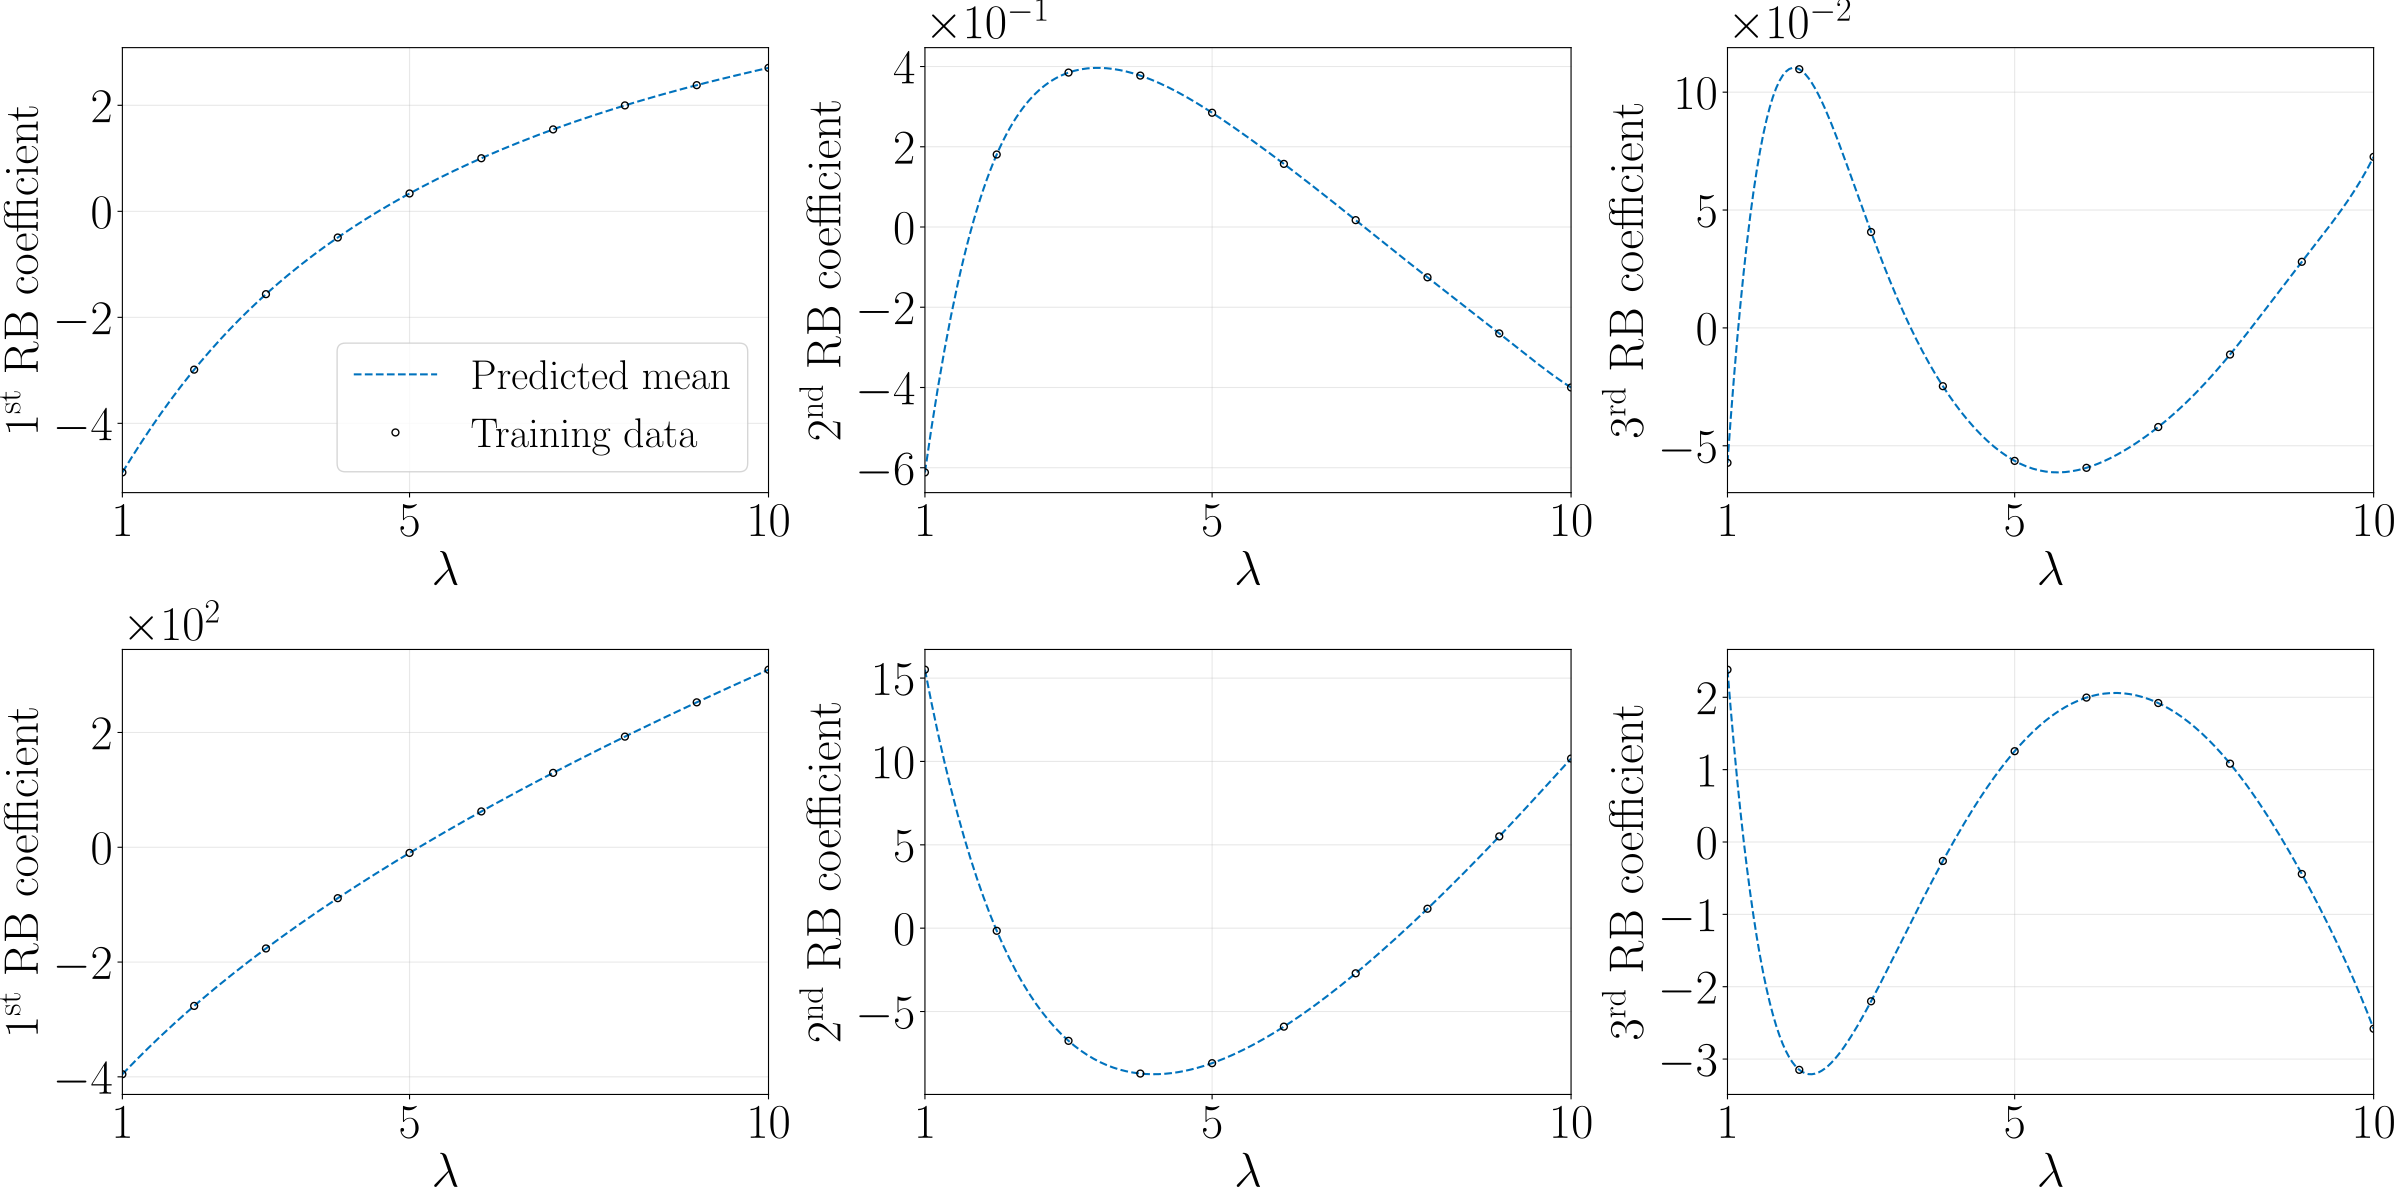

Reproduce this figure in Python.
"""Figure 3: first three POD coefficients vs lambda.

Reproduces Figure 3 of the extrudate-swell ROM paper: the first three POD
coefficients for the velocity field (top row) and the trace of the conformation
tensor (bottom row), over the one-parameter sweep lambda in [1, 10], beta = 0.2.
Open circles are the projected training coefficients; the dashed curve is the
GPR predicted mean. Snapshots are centered so the 2nd/3rd coefficient curves
cross zero, as in the paper.

Run: python figures/figure3.py
"""

import sys
from pathlib import Path

import numpy as np
import matplotlib.pyplot as plt
from matplotlib.ticker import FuncFormatter, MultipleLocator

ROOT = Path(__file__).resolve().parents[1]
sys.path.insert(0, str(ROOT))
from romlab import FOM, POD, OfflinePhase  # noqa: E402  (also sets global rcParams)

DATA_DIR = ROOT / "data" / "2d" / "lambda"
TRAIN_FILES = ["snapshots.txt", "c-trace.txt", "mesh_coor2.txt", "parameters.txt"]
TEST_FILES = ["snapshots_test.txt", "c-trace_test.txt", "mesh_coor2_test.txt", "parameters_test.txt"]
FIELDS = ("velocity", "c-trace")
ORDINALS = (r"1\textsuperscript{st}", r"2\textsuperscript{nd}", r"3\textsuperscript{rd}")


def integer_sci_yaxis(ax):
    """Integer y tick labels with a common 10^n factor (e.g. 200 -> 2 x10^2).

    Ticks are placed at a 1/2/5 step and the label is divided by that step's
    power of ten, so every label is a whole number (no 1.5 or 2.5).
    """
    lo, hi = ax.get_ylim()
    span = hi - lo
    if span <= 0:
        return
    k = int(np.floor(np.log10(span / 5)))
    base = (span / 5) / 10.0 ** k
    mult = 1 if base < 1.5 else 2 if base < 3.5 else 5 if base < 7.5 else 10
    if mult == 10:
        mult, k = 1, k + 1
    step, scale = mult * 10.0 ** k, 10.0 ** k
    ax.yaxis.set_major_locator(MultipleLocator(step))
    ax.yaxis.set_major_formatter(FuncFormatter(lambda v, _p: rf"${round(v / scale):d}$"))
    if k != 0:
        ax.text(0.0, 1.0, rf"$\times 10^{{{k}}}$", transform=ax.transAxes,
                va="bottom", ha="left")


def style():
    """Undo romlab's global LaTeX / large-font rcParams; use bundled mathtext."""
    plt.rcParams.update({
        "font.size": 35,
        "text.usetex": True,
        "font.family": "serif",
        "font.weight": "light",
        "lines.linewidth": 1.5,
        "legend.fontsize": 30,
        "axes.labelsize": 35,
        "legend.loc": "best",
        "lines.markersize": 8,
        "legend.frameon": True
    })


def orient_modes(data, order, field):
    """Fix the arbitrary SVD sign of the first three modes to match the paper.

    Mode 1 increases with lambda; modes 2 and 3 start negative for velocity and
    positive for tr(c). Basis and coefficients flip together, so the
    reconstruction is unchanged.
    """
    if data["nmodes"] < 3:
        raise ValueError(f"{field}: needs three retained modes, has {data['nmodes']}")
    a = data["coeffs_train"][order]
    start = -1.0 if field == "velocity" else 1.0
    direction = np.array([a[-1, 0] - a[0, 0], start * a[0, 1], start * a[0, 2]])
    signs = np.where(direction < 0, -1.0, 1.0)
    data["basis"][:, :3] *= signs
    data["coeffs_train"][:, :3] *= signs


def main():
    plt.switch_backend("TkAgg")  # ensure an interactive backend to show the figure
    style()

    fom = FOM(DATA_DIR, TRAIN_FILES, TEST_FILES, param_cols=[0], seed=42)
    fom.info()

    pod = POD(fom, centering=True, eps=1e-6)
    pod.compute_basis()
    order = np.argsort(fom.parameters_train[:, 0])
    for field in FIELDS:
        orient_modes(pod.data[field], order, field)

    offline = OfflinePhase(fom, pod, x_scaler="minmax")
    offline.train_rom() 

    lam = fom.parameters_train[order, 0]
    dense = np.linspace(lam.min(), lam.max(), 200)
    query = offline.scaler.transform(dense[:, None])

    fig, axes = plt.subplots(2, 3, figsize=(24.0, 12.0), constrained_layout = True)
    for row, field in enumerate(FIELDS):
        train_coeffs = pod.data[field]["coeffs_train"][order, :3]
        pred_coeffs = offline.models[field].predict(query)[:, :3]
        for col, ax in enumerate(axes[row]):
            ax.plot(dense, pred_coeffs[:, col], "--", color="#0072bd", label="Predicted mean")
            ax.plot(lam, train_coeffs[:, col], "o", markersize=5,
                    markerfacecolor="none", markeredgecolor="black", label="Training data")
            ax.set(xlabel=r"$\lambda$", ylabel=ORDINALS[col] + " RB coefficient")
            ax.set_xticks([1, 5, 10])
            ax.set_xlim(1, 10)
            integer_sci_yaxis(ax)
            ax.grid(True, alpha = 0.3)
            if (row, col) == (0, 0):
                ax.legend(loc="lower right")
    plt.savefig(Path(__file__).resolve().parent / "figure3.pdf")
    plt.show()


if __name__ == "__main__":
    main()
